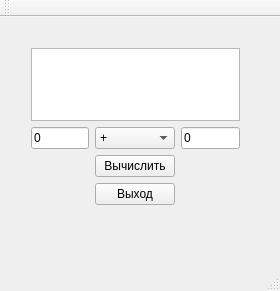
<?xml version="1.0" encoding="UTF-8"?>
<ui version="4.0">
 <class>MainWindow</class>
 <widget class="QMainWindow" name="MainWindow">
  <property name="geometry">
   <rect>
    <x>0</x>
    <y>0</y>
    <width>280</width>
    <height>291</height>
   </rect>
  </property>
  <property name="windowTitle">
   <string>calculator</string>
  </property>
  <widget class="QWidget" name="centralWidget">
   <widget class="QWidget" name="gridLayoutWidget">
    <property name="geometry">
     <rect>
      <x>20</x>
      <y>20</y>
      <width>231</width>
      <height>179</height>
     </rect>
    </property>
    <layout class="QGridLayout" name="gridLayout">
     <item row="2" column="2">
      <widget class="QLineEdit" name="lineEdit_2">
       <property name="text">
        <string>0</string>
       </property>
       <property name="maxLength">
        <number>10</number>
       </property>
      </widget>
     </item>
     <item row="1" column="0" colspan="3">
      <widget class="QTextBrowser" name="textBrowser"/>
     </item>
     <item row="3" column="1">
      <widget class="QPushButton" name="pushButton">
       <property name="text">
        <string>Вычислить</string>
       </property>
      </widget>
     </item>
     <item row="2" column="1">
      <widget class="QComboBox" name="comboBox">
       <item>
        <property name="text">
         <string>+</string>
        </property>
       </item>
       <item>
        <property name="text">
         <string>-</string>
        </property>
       </item>
       <item>
        <property name="text">
         <string>*</string>
        </property>
       </item>
       <item>
        <property name="text">
         <string>/</string>
        </property>
       </item>
      </widget>
     </item>
     <item row="2" column="0">
      <widget class="QLineEdit" name="lineEdit">
       <property name="text">
        <string>0</string>
       </property>
       <property name="maxLength">
        <number>10</number>
       </property>
      </widget>
     </item>
     <item row="4" column="1">
      <widget class="QPushButton" name="pushButton_2">
       <property name="text">
        <string>Выход</string>
       </property>
      </widget>
     </item>
    </layout>
   </widget>
  </widget>
  <widget class="QMenuBar" name="menuBar">
   <property name="geometry">
    <rect>
     <x>0</x>
     <y>0</y>
     <width>280</width>
     <height>25</height>
    </rect>
   </property>
  </widget>
  <widget class="QToolBar" name="mainToolBar">
   <attribute name="toolBarArea">
    <enum>TopToolBarArea</enum>
   </attribute>
   <attribute name="toolBarBreak">
    <bool>false</bool>
   </attribute>
  </widget>
  <widget class="QStatusBar" name="statusBar"/>
 </widget>
 <layoutdefault spacing="6" margin="11"/>
 <tabstops>
  <tabstop>lineEdit</tabstop>
  <tabstop>lineEdit_2</tabstop>
  <tabstop>comboBox</tabstop>
  <tabstop>pushButton</tabstop>
  <tabstop>textBrowser</tabstop>
  <tabstop>pushButton_2</tabstop>
 </tabstops>
 <resources/>
 <connections/>
</ui>
